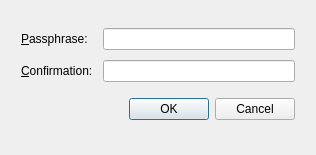
<?xml version="1.0" encoding="UTF-8"?>
<ui version="4.0">
 <class>ConfirmPassphraseDialog</class>
 <widget class="QDialog" name="ConfirmPassphraseDialog">
  <property name="geometry">
   <rect>
    <x>0</x>
    <y>0</y>
    <width>316</width>
    <height>155</height>
   </rect>
  </property>
  <property name="minimumSize">
   <size>
    <width>316</width>
    <height>155</height>
   </size>
  </property>
  <property name="maximumSize">
   <size>
    <width>316</width>
    <height>155</height>
   </size>
  </property>
  <property name="windowTitle">
   <string>Set Passphrase</string>
  </property>
  <layout class="QGridLayout" name="gridLayout">
   <item row="0" column="0">
    <layout class="QGridLayout" name="gridLayout_2">
     <property name="leftMargin">
      <number>10</number>
     </property>
     <property name="topMargin">
      <number>10</number>
     </property>
     <property name="rightMargin">
      <number>10</number>
     </property>
     <property name="bottomMargin">
      <number>10</number>
     </property>
     <property name="spacing">
      <number>10</number>
     </property>
     <item row="0" column="1">
      <widget class="QLineEdit" name="uiPassphrase">
       <property name="minimumSize">
        <size>
         <width>0</width>
         <height>21</height>
        </size>
       </property>
       <property name="toolTip">
        <string>Leave blank when passphrase is not needed</string>
       </property>
       <property name="echoMode">
        <enum>QLineEdit::Password</enum>
       </property>
      </widget>
     </item>
     <item row="0" column="0">
      <widget class="QLabel" name="label">
       <property name="text">
        <string>&amp;Passphrase:</string>
       </property>
       <property name="buddy">
        <cstring>uiPassphrase</cstring>
       </property>
      </widget>
     </item>
     <item row="2" column="0" colspan="2">
      <widget class="QDialogButtonBox" name="uiButtonBox">
       <property name="minimumSize">
        <size>
         <width>0</width>
         <height>35</height>
        </size>
       </property>
       <property name="orientation">
        <enum>Qt::Horizontal</enum>
       </property>
       <property name="standardButtons">
        <set>QDialogButtonBox::Cancel|QDialogButtonBox::Ok</set>
       </property>
      </widget>
     </item>
     <item row="1" column="0">
      <widget class="QLabel" name="label_2">
       <property name="text">
        <string>&amp;Confirmation:</string>
       </property>
       <property name="buddy">
        <cstring>uiConfirm</cstring>
       </property>
      </widget>
     </item>
     <item row="1" column="1">
      <widget class="QLineEdit" name="uiConfirm">
       <property name="minimumSize">
        <size>
         <width>0</width>
         <height>21</height>
        </size>
       </property>
       <property name="toolTip">
        <string>Leave blank when passphrase is not needed</string>
       </property>
       <property name="echoMode">
        <enum>QLineEdit::Password</enum>
       </property>
      </widget>
     </item>
    </layout>
   </item>
  </layout>
  <action name="actionOk">
   <property name="text">
    <string>OK</string>
   </property>
   <property name="shortcut">
    <string>Return</string>
   </property>
  </action>
 </widget>
 <tabstops>
  <tabstop>uiPassphrase</tabstop>
  <tabstop>uiConfirm</tabstop>
 </tabstops>
 <resources/>
 <connections>
  <connection>
   <sender>actionOk</sender>
   <signal>triggered()</signal>
   <receiver>ConfirmPassphraseDialog</receiver>
   <slot>invokeOk()</slot>
   <hints>
    <hint type="sourcelabel">
     <x>-1</x>
     <y>-1</y>
    </hint>
    <hint type="destinationlabel">
     <x>157</x>
     <y>77</y>
    </hint>
   </hints>
  </connection>
  <connection>
   <sender>uiButtonBox</sender>
   <signal>accepted()</signal>
   <receiver>actionOk</receiver>
   <slot>trigger()</slot>
   <hints>
    <hint type="sourcelabel">
     <x>157</x>
     <y>115</y>
    </hint>
    <hint type="destinationlabel">
     <x>-1</x>
     <y>-1</y>
    </hint>
   </hints>
  </connection>
  <connection>
   <sender>uiButtonBox</sender>
   <signal>rejected()</signal>
   <receiver>ConfirmPassphraseDialog</receiver>
   <slot>reject()</slot>
   <hints>
    <hint type="sourcelabel">
     <x>157</x>
     <y>115</y>
    </hint>
    <hint type="destinationlabel">
     <x>157</x>
     <y>77</y>
    </hint>
   </hints>
  </connection>
 </connections>
 <slots>
  <slot>invokeOk()</slot>
 </slots>
</ui>
